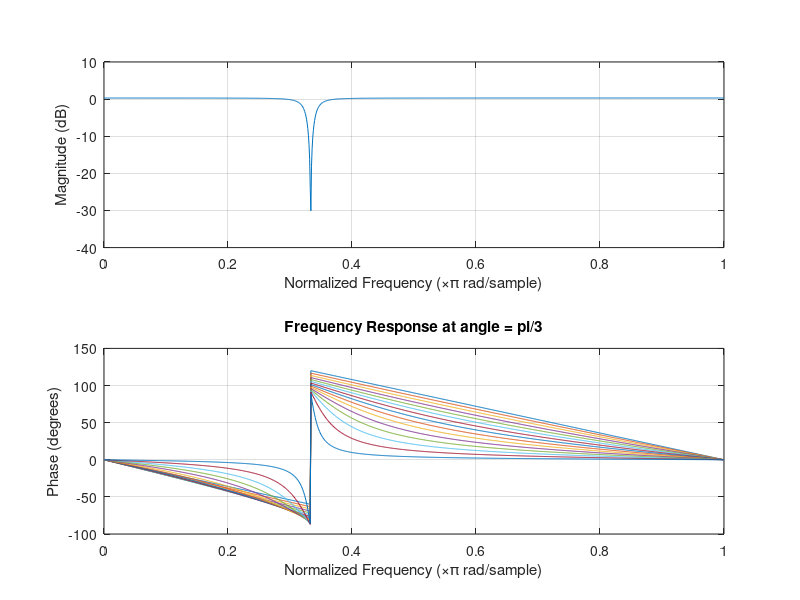

Write MATLAB code to recreate this figure.
angle = pi/3;

figure() 

for r = 0 : 0.069 : 1
    % varying r in steps of 0.069
    b = [1, (-2)*cos(angle), 1];
    a = [1, (-2)*r*cos(angle), r*r];
    
    freqz(b,a,1001);
    title('Frequency Response at angle = pi/3')
    hold on
       
end